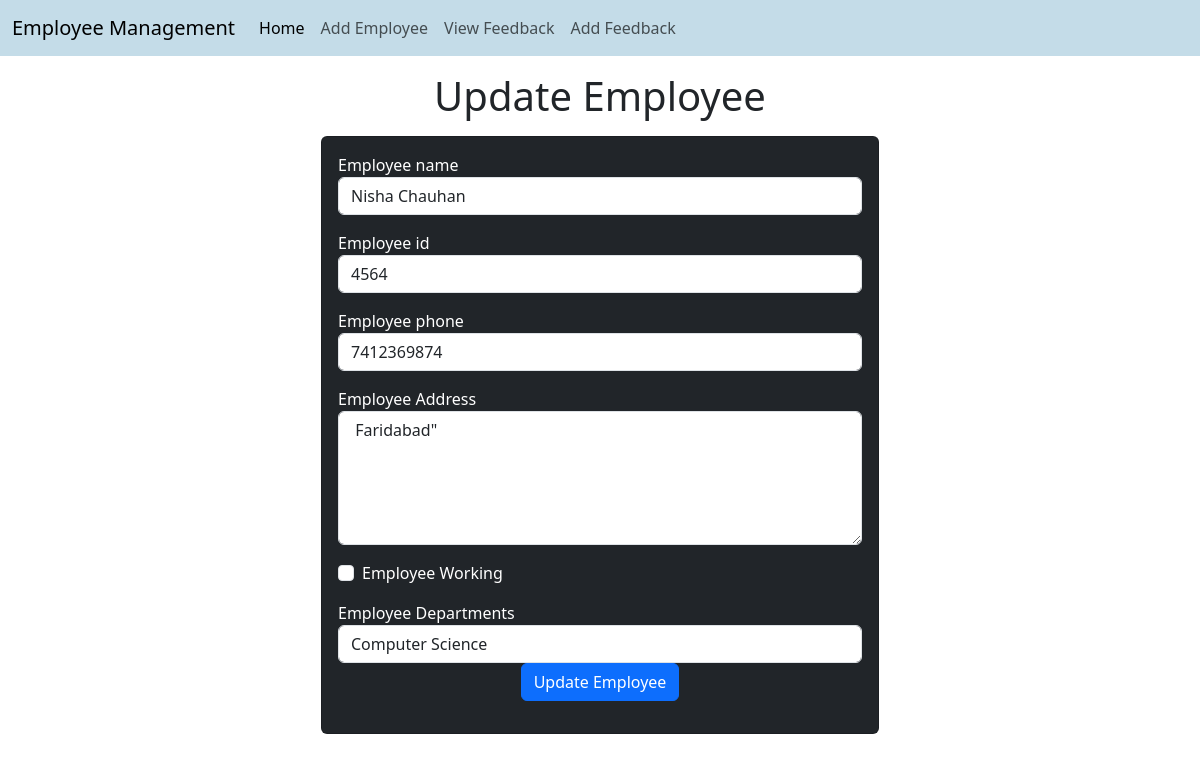
The page /emp/update-emp/16 on the database its author committed.
### emp/models.py (models this page shows, shortened)
class Emp(models.Model):
    name=models.CharField(max_length=200)
    emp_id=models.CharField(max_length=200)
    phone=models.CharField (max_length=10)
    address=models.CharField(max_length=200)
    working=models.BooleanField(default=False)
    department=models.CharField(max_length=100)

### emp/views.py (the view)
# urls.py: path('update-emp/<int:emp_id>',update_emp),
def update_emp(request,emp_id):
    emp=Emp.objects.get(pk=emp_id)
    return render(request,"emp/update_emp.html",{'emp':emp})

### templates/emp/update_emp.html (shortened to what this page needs)
<!doctype html>
<html lang="en">
  <head>
    <link href="https://cdn.jsdelivr.net/npm/bootstrap@5.3.0/dist/css/bootstrap.min.css" rel="stylesheet">
  </head>
  <body>
    {% include "emp/navbar.html"  %}
    <h1 class="text-center my-3">Update Employee</h1>
    <div class="container">
      <div class="row">  <div class="container">
        <div class="col-md-6 offset-md-3">
          <div class="card bg-dark text-white">
            <div class="card-body">
              <form action="/emp/do-update-emp/{{emp.id}}" method="POST">
                <div class="mb-3">
                  <label for="name"> Employee name</label>
                  <input value="{{emp.name}}" id="name" type="text" class="form-control" placeholder="Enter emp name" name="emp_name">
                </div>
                <div class="mb-3">
                  <label for="id"> Employee id</label>
                  <input id="id" value="{{emp.emp_id}}" type="text" class="form-control" placeholder="Enter emp id"name= "emp_id">
                </div>
                <div class="mb-3">
                  <label for="phone"> Employee phone </label>
                  <input id="phone" value="{{emp.phone}}" type="text" class="form-control" placeholder="Enter emp number" name="emp_phone">
                </div>
                <div class="mb-3">
                  <label for="address"> Employee Address</label>
                  <textarea name="emp_address" id="address" rows="5" class ="form-control">{{emp.address}}"</textarea>
                </div>
                <div class="mb-3 form-check">
                  <label for="working"> Employee Working</label>
                  <input  {% if emp.working %}checked{% endif %} id="working" type="checkbox" class="form-check-input"  name="emp_working" placeholder="Enter emp phone">
                </div>
                <div class="mb-3">
                  <label for="department"> Employee Departments</label>
                  <select value="{{emp.department}}" name="emp_department" id="department" class="form-control">
                  <option value="CSE"> Computer Science</option>
                </select>
                <div class="container text-center">
                  <button class="btn btn-primary">Update Employee</button>
                </div>
                </div>
              </form>
            </div>
          </div>
        </div>
      </div>
    </div>
  </body>
</html>

### rows shown on the page
Emp: emp_name "Nisha Chauhan", emp_id "4564", emp_phone "7412369874", emp_address "Faridabad\"", emp_department "Computer Science"
